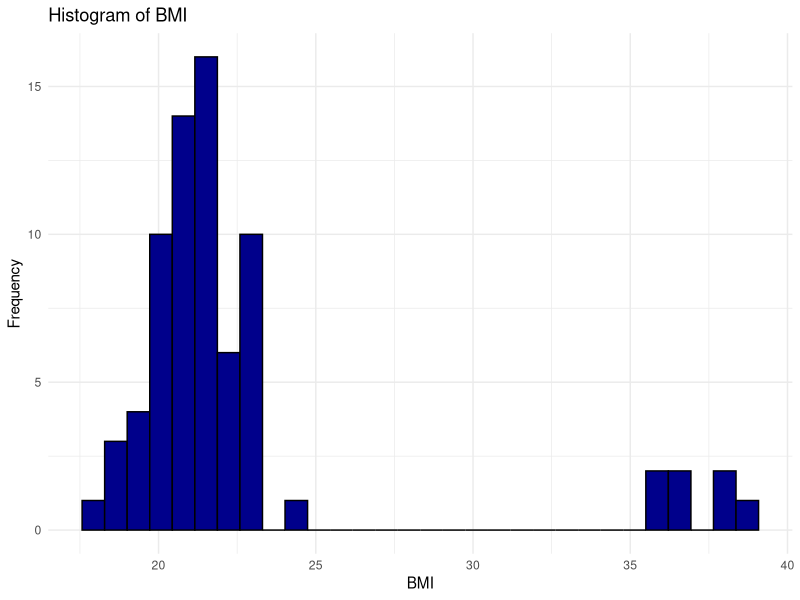
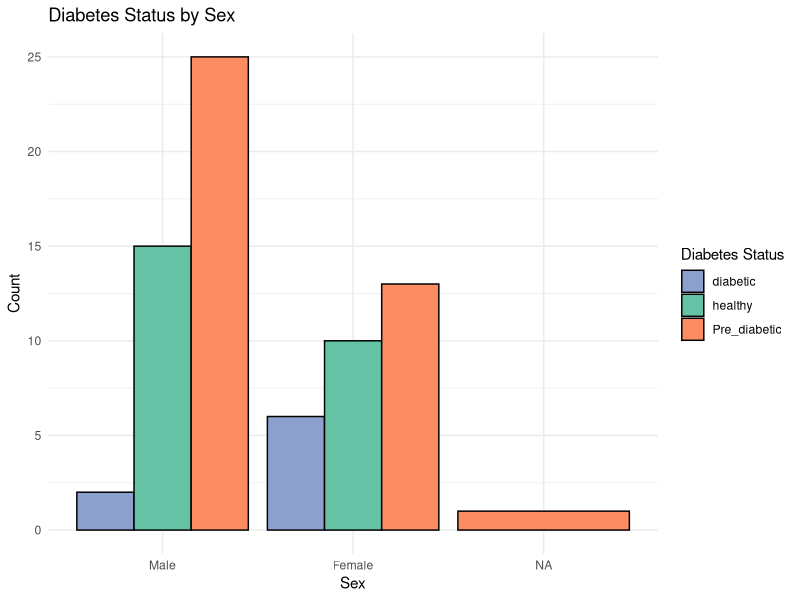
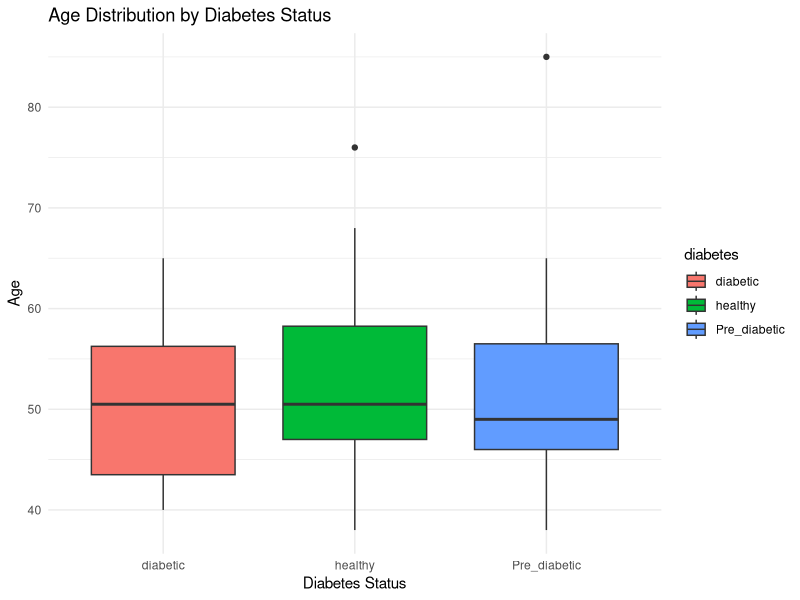
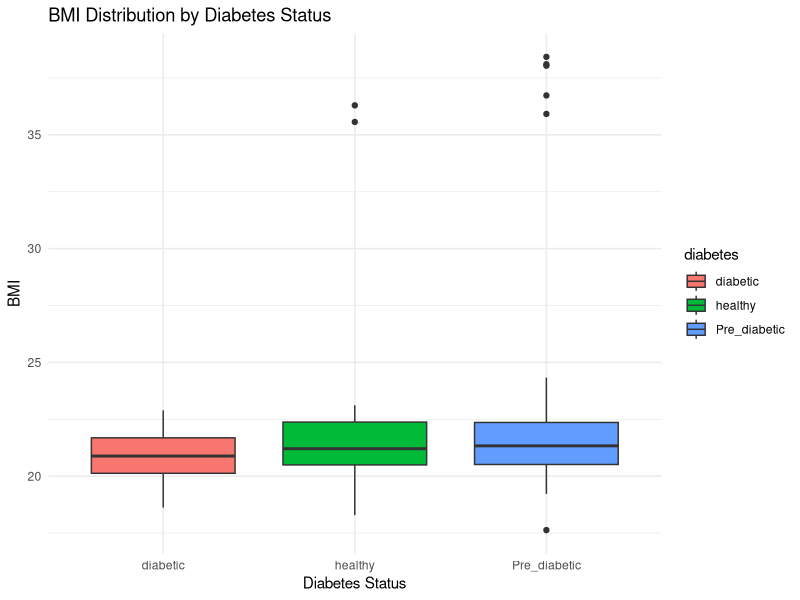

These figures' R source, in order:
#In Lapland data, report descriptive statistics of: 
#a) BMI based on sex. 
#b) Diabetes.

#Step 1 (I would import the needed libraries)
library(readr)  #read large files
library(dplyr)  # Data manipulation (grouping, summarising, filtering, joining etc.)
library(haven) # Simply put this library helps views excel or csv files or according to Bing The haven library in R is a part of the tidyverse and is used to import and export data from statistical software like SPSS, Stata, and SAS. It wraps the ReadStat C library to handle these formats efficiently.
library(ggplot2) #Simply put this library plots the graphs or according to  Bing The ggplot function in R is part of the ggplot2 package, which is a powerful and flexible tool for creating data visualizations. The ggplot function initializes a ggplot object and is used to declare the input data frame for a graphic and specify the set of plot aesthetics intended to be common throughout all subsequent layers unless specifically overridden.


#Step 2  (read the csv file I need to work with)

lapland <- read_csv("lapland.csv")
lapland #first 10 rolls displayed successfully 

#Step 3 Find the BMI
#traditional method (basic R)

colnames(lapland)

lapland$BMI <- lapland$Weight / ((lapland$Height/100)^2)
lapland$BMI

BMI <- lapland$BMI
BMI

#Step 4 (optional) Create a Histogram of the BMI variable to visualize it using ggplot

ggplot(lapland, aes(x = lapland$BMI)) +
  geom_histogram(binwith = 2, color = "black", fill = "darkblue", alpha = 1) +
  labs(title ="Histogram of BMI", x = "BMI", y = "Frequency") +
  theme_minimal()

#Step 5 Calculate the average BMI based on sex

#group by function takes 2 arguments (data_frame and group_by type)
#next the Average_BMI variable is assigned to mean of BMI, note mean is a function that also takes two  or more arguments
#finally we wrap these two functions in a summary function and assign it back to our data frame, thus overriding it
#d Calculate the average BMI for each sex

library(dplyr)
Mean_by_sex <- summarise(group_by(lapland, Sex),
                        Average_BMI <- mean(BMI, na.rm=TRUE))

Mean_by_sex

#So I had an issue here, it kept saying could not find the function summaries, the reason was because summaries function is part of the dplyr library
#and even though it has been initialize(d above Rstudio couldn't see it, so I had to re-initialize it.

#We could do something even more cleaver, we could use a pipe operator and achieve all in one code line and other descriptive parameters
lapland %>%
  group_by(Sex) %>%
  summarise(
    mean_BMI = mean(BMI, na.rm = TRUE),
    sd_BMI = sd(BMI, na.rm = TRUE),
    median_BMI = median(BMI, na.rm = TRUE),
    .groups = "drop"
  )


#Question B let us run a descriptive analysis of Diabetes
#In this part i would describe diabetes qualitatively and by graphs

#plot1 diabetes vs sex
#How prevalent is diabetes in the population for females and males

library(ggplot2)
lapland$Sex <- factor(lapland$Sex, labels = c("Male", "Female"))

ggplot(data = lapland, aes(x = Sex, fill = diabetes)) +
  geom_bar(position = "dodge", color = "black") +
  labs(title = "Diabetes Status by Sex",
       x = "Sex",
       y = "Count",
       fill = "Diabetes Status") +
  scale_fill_manual(values = c("healthy" = "#66c2a5", 
                               "Pre_diabetic" = "#fc8d62", 
                               "diabetic" = "#8da0cb")) +
  theme_minimal()


#How prevalent is diabetes in the population for the different age groups
ggplot(lapland, aes(x = diabetes, y = Age, fill = diabetes)) +
  geom_boxplot() +
  labs(title = "Age Distribution by Diabetes Status",
       x = "Diabetes Status", y = "Age") +
  theme_minimal()

#Diabetes Distribution by BMI
ggplot(lapland, aes(x = diabetes, y = BMI, fill = diabetes)) +
  geom_boxplot() +
  labs(title = "BMI Distribution by Diabetes Status",
       x = "Diabetes Status", y = "BMI") +
  theme_minimal()

#More descriptive statistics of Diabetes
Diabetes_stats <- lapland

Diabetes_stats %>%
  group_by(diabetes) %>%
  summarise(
    count = n(),
    Average_BMI = mean(BMI, na.rm = TRUE),
    sd_BMI  = sd(BMI, na.rm = TRUE),
    min_BMI = min(BMI, na.rm = TRUE),
    max_BMI = max(BMI, na.rm = TRUE),
    median_BMI = median(BMI, na.rm = TRUE),
    IQR_BMI = IQR(BMI, na.rm = TRUE)
  )





    


 




